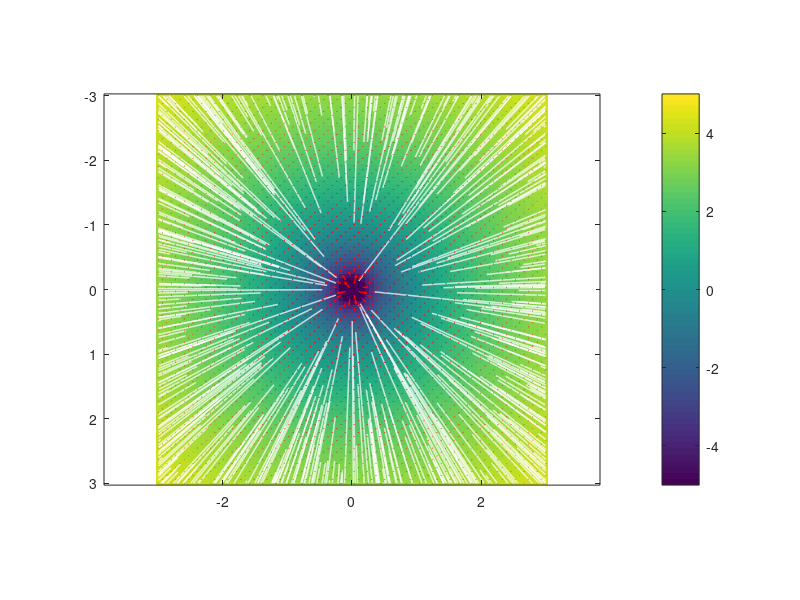

This chart was generated by the following MATLAB code: (Note: this script raises an error after producing the figure.)
% generate dispalcement fields from potential function and use it to
% visualize strains
% Rishav Mallick, EOS, 2021

clear

% potential functions
phi = @(m,a,x2,x3) 0.5*m.*log(x2.^2 + x3.^2) + 2.*sin(a*x3.*x2);
u2_a = @(m,a,x2,x3) m.*x2./(x2.^2 + x3.^2) + 2*a*x3.*cos(a.*x3.*x2);
u3_a = @(m,a,x2,x3) m.*x3./(x2.^2 + x3.^2) + 2*a*x2.*cos(a.*x3.*x2);

m = 3;
a = 0;

x2 = linspace(-3,3,90)';
x3 = linspace(-3,3,100);

[X2,X3] = meshgrid(x2,x3);

potfield = phi(m,a,X2,X3);
[u2,u3] = gradient(potfield,x2,x3);
%% plot potential field and displacements
np = 3;
nsamp = 500;
rng(42)

figure(1),clf
imagesc(x2,x3,potfield), hold on
% contour(x2,x3,potfield,10,'k-','LineWidth',1)
startx2 = -3 + 6.*rand(nsamp,1);
startx3 = -3 + 6.*rand(nsamp,1);

hl=streamline(X2,X3,u2,u3,startx2,startx3);
set(hl,'Linewidth',1,'Color','w')
quiver(X2(1:np:end),X3(1:np:end),u2(1:np:end),u3(1:np:end),'r','LineWidth',1)
axis tight equal
caxis([-1 1].*5)
cb=colorbar;cb.Label.String = '\phi(x_2,x_3)';
set(gca,'FontSize',15,'LineWidth',1)


figure(2),clf
subplot(2,3,1)
imagesc(x2,x3,u2), hold on
contour(x2,x3,u2,[-5:5],'k','LineWidth',1)
axis tight equal
cb=colorbar;cb.Label.String = 'u_2';
set(gca,'FontSize',15,'LineWidth',1)
caxis([-1 1].*5)

subplot(2,3,4)
imagesc(x2,x3,u3), hold on
contour(x2,x3,u3,[-5:5],'k','LineWidth',1)
axis tight equal
cb=colorbar;cb.Label.String = 'u_3';
set(gca,'FontSize',15,'LineWidth',1)
caxis([-1 1].*5)

subplot(2,3,2)
imagesc(x2,x3,u2_a(m,a,X2,X3)), hold on
contour(x2,x3,u2_a(m,a,X2,X3),[-5:5],'k','LineWidth',1)
axis tight equal
cb=colorbar;cb.Label.String = 'u_2 (analytical)';
set(gca,'FontSize',15,'LineWidth',1)
caxis([-1 1].*5)

subplot(2,3,5)
imagesc(x2,x3,u3_a(m,a,X2,X3)), hold on
contour(x2,x3,u3_a(m,a,X2,X3),[-5:5],'k','LineWidth',1)
axis tight equal
cb=colorbar;cb.Label.String = 'u_3 (analytical)';
set(gca,'FontSize',15,'LineWidth',1)
caxis([-1 1].*5)

subplot(2,3,3)
imagesc(x2,x3,u2_a(m,a,X2,X3)-u2)
axis tight equal
cb=colorbar;cb.Label.String = 'error (u_2)';
set(gca,'FontSize',15,'LineWidth',1)
caxis([-1 1].*1)

subplot(2,3,6)
imagesc(x2,x3,u3_a(m,a,X2,X3)-u3)
axis tight equal
cb=colorbar;cb.Label.String = 'error (u_3)';
set(gca,'FontSize',15,'LineWidth',1)
caxis([-1 1].*1)

%% compute strains
% [e22,u23] = gradient(u2_a(m,a,X2,X3),x2,x3);
% [u32,e33] = gradient(u3_a(m,a,X2,X3),x2,x3);
[e22,u23] = gradient(u2,x2,x3);
[u32,e33] = gradient(u3,x2,x3);

e23 = 0.5*(u23 + u32);
curlu = u23-u32;
divu = e22+e33;

emax = sqrt(((e22-e33)/2).^2 + e23.^2);
ep1 = (e22+e33)/2 + emax;
ep2 = (e22+e33)/2 - emax;
theta = 0.5*atan2d(2*e23,e22-e33);
epminval = 0.05;

figure(3),clf
imagesc(x2,x3,ep1+ep2)
alpha 0.5
plot_stressaxes(X2.*1e3,X3.*1e3,6,ep2,ep1,theta,1,epminval)
axis tight equal
cb=colorbar;cb.Label.String = '\epsilon_{kk}';
set(gca,'FontSize',15,'LineWidth',1)
caxis([-1 1].*10)

figure(4),clf
subplot(121)
imagesc(x2,x3,divu), hold on
contour(x2,x3,divu,[-10:2:10],'k-','LineWidth',1)
quiver(X2(1:np:end),X3(1:np:end),u2(1:np:end),u3(1:np:end),'r','LineWidth',1)
axis tight equal
cb=colorbar;cb.Label.String = '\nabla.u';
set(gca,'FontSize',15,'LineWidth',1)
caxis([-1 1].*10)

subplot(122)
imagesc(x2,x3,curlu), hold on
quiver(X2(1:np:end),X3(1:np:end),u2(1:np:end),u3(1:np:end),'r','LineWidth',1)
axis tight equal
cb=colorbar;cb.Label.String = '\nabla x u';
set(gca,'FontSize',15,'LineWidth',1)
caxis([-1 1].*1)








